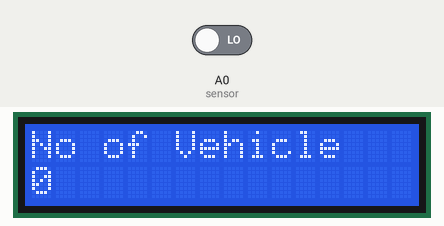
Bench run of a sketch on a simulated Arduino Uno, built with avr-gcc and run on an emulated ATmega328P. Parts: 16×2 character LCD. The inputs (shaded band) are chosen by the test bench; at power-on: A0 (sensor) LOW.

Above: at 1.2 s.
1.3 s: A0 (sensor) driven HIGH
At 2.4 s:
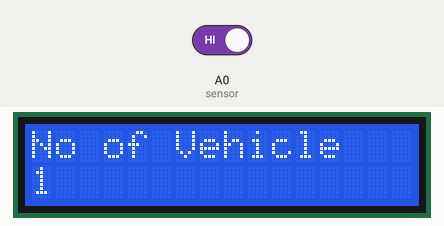
Timing chart, 0 to 4.3 s (numbered marks = the images above; inputs shaded):
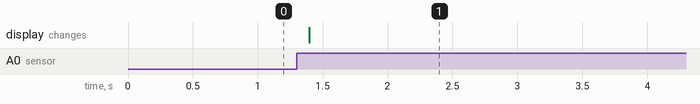

The sketch:

counting.ino
```cpp
#include <Wire.h>
#include <LiquidCrystal_I2C.h>
int sensor = A0;
boolean sensorstatus = true;
int count = 0;
LiquidCrystal_I2C lcd(0x27, 16, 2);
void setup()
{

  lcd.init();
  lcd.clear();
  lcd.backlight();
}


void loop()
{

  lcd.setCursor(0, 0);
  lcd.print("No of Vehicle");
  lcd.setCursor(0, 1);
  lcd.print(count);
  sensorstatus = ! digitalRead(sensor);
  if (sensorstatus)
  {
    count++;
    while (1)
    {
      if (digitalRead(sensor))
        return;
      delay(100);
    }
  }
}
```

Measured:
- after the input at 1.3 s, the display: changes after 0.10 s (image 1)
